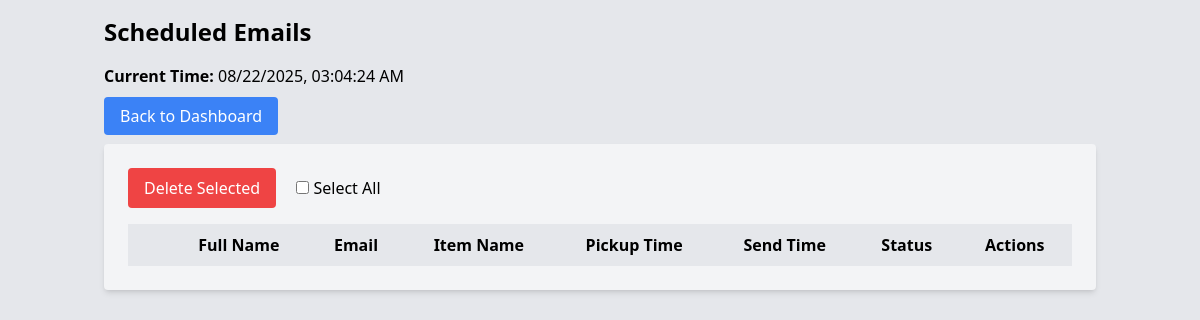
The page /scheduled on the database as committed earlier.
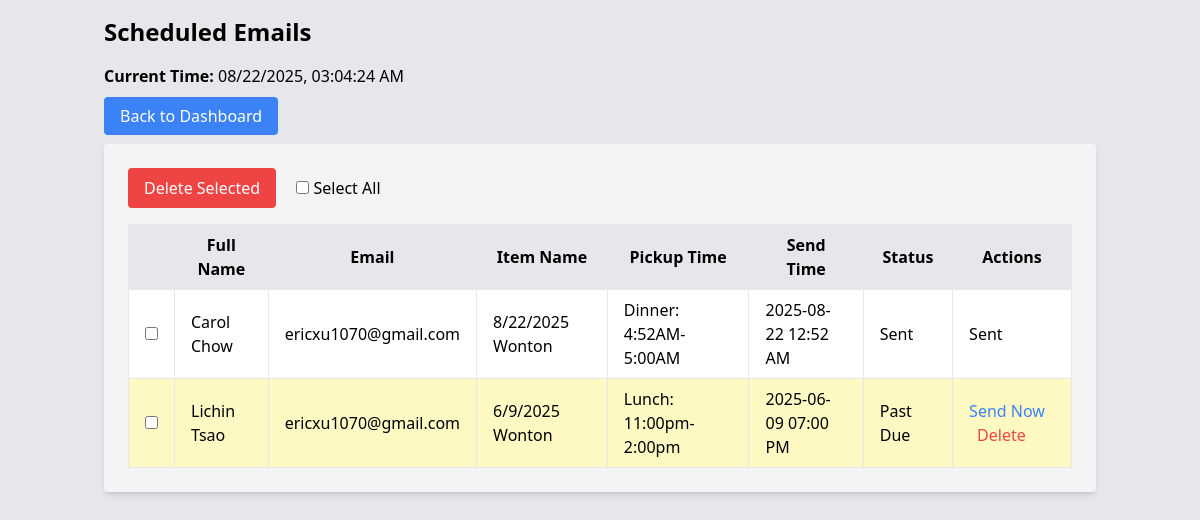
The same page on the database as committed later.
### tables this page shows
CREATE TABLE orders (
            id INTEGER PRIMARY KEY AUTOINCREMENT,
            email TEXT,
            order_number TEXT,
            pickup_time TEXT,
            item_name TEXT,
            full_name TEXT,
            send_time DATETIME,
            status TEXT DEFAULT 'pending'
        , job_id TEXT, custom_subject TEXT, custom_body TEXT, total TEXT, invoice_url TEXT, csv_format TEXT);

### app.py (the view)
@app.route('/scheduled')
def scheduled():
    conn = sqlite3.connect(DB_FILE)
    cursor = conn.cursor()
    cursor.execute('''
        SELECT id, full_name, email, item_name, pickup_time, send_time, status
        FROM orders
        ORDER BY send_time DESC
    ''')
    rows = cursor.fetchall()
    rows = [
        (row[0], row[1], row[2], row[3], row[4], datetime.fromisoformat(row[5]) if isinstance(row[5], str) else row[5], row[6])
        for row in rows
    ]
    conn.close()
    return render_template('scheduled.html', rows=rows, now=datetime.now(tz=LOCAL_TZ))

### app.py (called while the page is built)
def format_datetime(value):
    if isinstance(value, str):
        try:
            value = datetime.fromisoformat(value)
        except ValueError:
            return value
    return value.strftime('%Y-%m-%d %I:%M %p')

### templates/scheduled.html (shortened to what this page needs)
<!DOCTYPE html>
<html lang="en">
<head>
    <script src="https://cdn.tailwindcss.com"></script>
</head>
<body class="bg-gray-200 font-sans">
    <div class="container mx-auto p-4">
        <h1 class="text-2xl font-bold mb-4">Scheduled Emails</h1>
         <p class="mb-4"><strong>Current Time:</strong> <span id="current-time"></span></p>
        <div class="mb-4">
            <a href="{{ url_for('index') }}" class="bg-blue-500 text-white px-4 py-2 rounded hover:bg-blue-600">Back to Dashboard</a>
        </div>
        <div class="bg-gray-100 p-6 rounded shadow-md">
            <form method="post" action="{{ url_for('delete_bulk') }}">
                <div class="mb-4">
                    <button type="submit" class="bg-red-500 text-white px-4 py-2 rounded hover:bg-red-600">Delete Selected</button>
                    <label class="ml-4">
                        <input type="checkbox" id="select-all" onclick="toggleSelectAll()"> Select All
                    </label>
                </div>
                <table class="w-full table-auto border-collapse">
                    <thead>
                        <tr class="bg-gray-200">
                            <th class="border px-4 py-2"></th>
                            <th class="border px-4 py-2">Full Name</th>
                            <th class="border px-4 py-2">Email</th>
                            <th class="border px-4 py-2">Item Name</th>
                            <th class="border px-4 py-2">Pickup Time</th>
                            <th class="border px-4 py-2">Send Time</th>
                            <th class="border px-4 py-2">Status</th>
                            <th class="border px-4 py-2">Actions</th>
                        </tr>
                    </thead>
                    <tbody>
                        {% for row in rows %}
                            {% set is_past_due = (row[6] == 'pending' and row[5] < now) %}
                            <tr class="{% if is_past_due %}bg-yellow-100{% else %}bg-white{% endif %}">
                                <td class="border px-4 py-2">
                                    <input type="checkbox" name="orders[]" value="{{ row[0] }}">
                                </td>
                                <td class="border px-4 py-2">{{ row[1] }}</td>
                                <td class="border px-4 py-2">{{ row[2] }}</td>
                                <td class="border px-4 py-2">{{ row[3] }}</td>
                                <td class="border px-4 py-2">{{ row[4] }}</td>
                                <td class="border px-4 py-2">{{ row[5] | format_datetime }}</td>
                                <td class="border px-4 py-2">
                                    {% if row[6] == 'sent' %}
                                        Sent
                                    {% elif is_past_due %}
                                        Past Due
                                    {% else %}
                                        Pending
                                    {% endif %}
                                </td>
                                <td class="border px-4 py-2">
                                    {% if row[6] == 'sent' %}
                                        Sent
                                    {% elif is_past_due %}
                                        <a href="{{ url_for('send_order', order_id=row[0]) }}" class="text-blue-500 hover:underline">Send Now</a>
                                        <a href="{{ url_for('delete_order', order_id=row[0]) }}" class="text-red-500 hover:underline ml-2">Delete</a>
                                    {% else %}
                                        <a href="{{ url_for('delete_order', order_id=row[0]) }}" class="text-red-500 hover:underline">Cancel</a>
                                    {% endif %}
                                </td>
                            </tr>
                        {% endfor %}
                    </tbody>
                </table>
            </form>
        </div>
    </div>
</body>
</html>

Rows that differ between the two databases and show on the page:
added orders: full_name "Carol Chow", email "ericxu1070@gmail.com", item_name "8/22/2025 Wonton", pickup_time "Dinner: 4:52AM-5:00AM", row "2025-08-22 12:52 AM", status "Sent"
added orders: full_name "Lichin Tsao", email "ericxu1070@gmail.com", item_name "6/9/2025 Wonton", pickup_time "Lunch: 11:00pm-2:00pm", row "2025-06-09 07:00 PM", status "Past Due"
